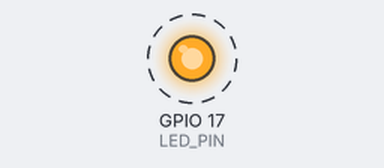
A program run on a simulated Raspberry Pi (BCM pin numbers). Parts: output pins drawn as LEDs (lit = HIGH). Dashed ring = blinking.

Above: at 0.2 s.
Timing chart, 0 to 3.0 s (numbered marks = the images above):
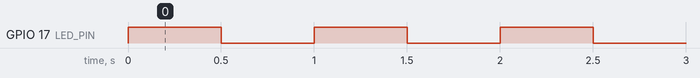

Measured:
- by itself, GPIO 17 (LED_PIN): alternates HIGH for 0.50 s and LOW for 0.50 s

The program:

simple_blinking_led.py
```python
import RPi.GPIO as GPIO
import time

GPIO.setmode(GPIO.BCM)

LED_PIN = 17
GPIO.setup(LED_PIN, GPIO.OUT)

try:
    while True:
        GPIO.output(LED_PIN, GPIO.HIGH)
        time.sleep(0.5)
        GPIO.output(LED_PIN, GPIO.LOW)
        time.sleep(0.5)
except KeyboardInterrupt:
    GPIO.cleanup()
```
